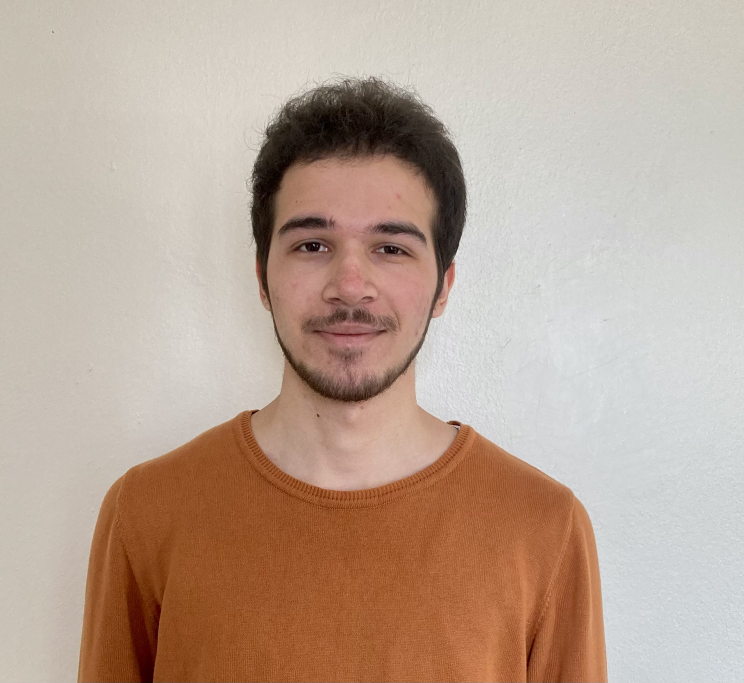
#> input picture input.jpg, 2232 x 2049 px (shown at 1/3 size)
$ python main.py
#> lines starting #> are read from the running program, lines starting #| are printed output that depends on the picture
import glob
import math
from PIL import Image
import numpy as np


def rgb(image):
    im1 = Image.Image.split(image)

    r = np.array(im1[0])
    g = np.array(im1[1])
    b = np.array(im1[2])
    return r, g, b


def imageLoad(image):
#> called with image = 'input.jpg'
    img = Image.open(image)
#> img is the input picture: PIL image 2232x2049 RGB; mean R, G, B 187.6, 166.2, 151.4
    y = img.resize((108, 108))
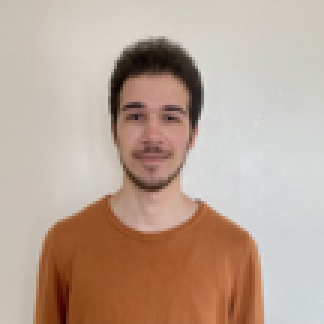
#> y: PIL image 108x108 RGB (shown 3 times larger); mean R, G, B 187.6, 166.2, 151.4
    # imgSmall = y.resize((50, 50), resample=Image.BILINEAR)
    # result = imgSmall.resize(y.size, Image.NEAREST)

    r, g, b = rgb(y)
#> in rgb, `r = np.array(im1[0])`:
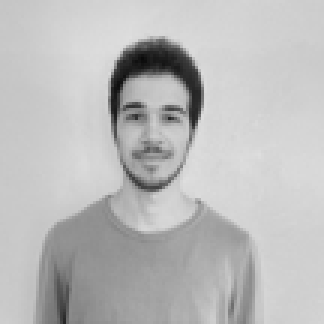
#> r: shape (108, 108) (shown 3 times larger); min 10, max 222, mean 187.6
#> in rgb, `g = np.array(im1[1])`:
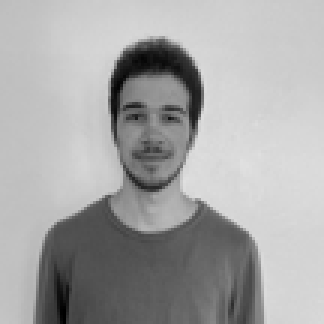
#> g: shape (108, 108) (shown 3 times larger); min 0, max 224, mean 166.2
#> in rgb, `b = np.array(im1[2])`:
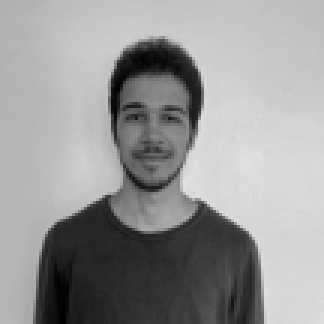
#> b: shape (108, 108) (shown 3 times larger); min 0, max 225, mean 151.4

    source_images = sourceImg('smallchair')

#> (the run stopped early here; a loop or call above may not have finished)
